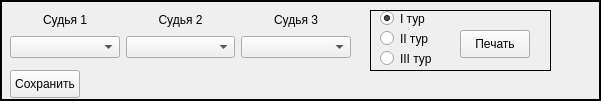
          <widget class="QFrame" name="frame_7">
           <property name="geometry">
            <rect>
             <x>10</x>
             <y>470</y>
             <width>601</width>
             <height>101</height>
            </rect>
           </property>
           <property name="frameShape">
            <enum>QFrame::Box</enum>
           </property>
           <property name="frameShadow">
            <enum>QFrame::Plain</enum>
           </property>
           <property name="lineWidth">
            <number>2</number>
           </property>
           <widget class="QFrame" name="frame">
            <property name="geometry">
             <rect>
              <x>370</x>
              <y>10</y>
              <width>181</width>
              <height>61</height>
             </rect>
            </property>
            <property name="frameShape">
             <enum>QFrame::Box</enum>
            </property>
            <property name="frameShadow">
             <enum>QFrame::Plain</enum>
            </property>
            <property name="lineWidth">
             <number>1</number>
            </property>
            <widget class="QRadioButton" name="gl_rb_1">
             <property name="geometry">
              <rect>
               <x>10</x>
               <y>0</y>
               <width>60</width>
               <height>17</height>
              </rect>
             </property>
             <property name="minimumSize">
              <size>
               <width>60</width>
               <height>17</height>
              </size>
             </property>
             <property name="maximumSize">
              <size>
               <width>60</width>
               <height>17</height>
              </size>
             </property>
             <property name="text">
              <string>I тур</string>
             </property>
             <property name="checked">
              <bool>true</bool>
             </property>
            </widget>
            <widget class="QRadioButton" name="gl_rb_2">
             <property name="geometry">
              <rect>
               <x>10</x>
               <y>20</y>
               <width>60</width>
               <height>17</height>
              </rect>
             </property>
             <property name="minimumSize">
              <size>
               <width>60</width>
               <height>17</height>
              </size>
             </property>
             <property name="maximumSize">
              <size>
               <width>60</width>
               <height>17</height>
              </size>
             </property>
             <property name="text">
              <string>II тур</string>
             </property>
            </widget>
            <widget class="QRadioButton" name="gl_rb_3">
             <property name="geometry">
              <rect>
               <x>10</x>
               <y>40</y>
               <width>60</width>
               <height>17</height>
              </rect>
             </property>
             <property name="minimumSize">
              <size>
               <width>60</width>
               <height>17</height>
              </size>
             </property>
             <property name="maximumSize">
              <size>
               <width>60</width>
               <height>17</height>
              </size>
             </property>
             <property name="text">
              <string>III тур</string>
             </property>
            </widget>
            <widget class="QPushButton" name="print_grades_btn">
             <property name="geometry">
              <rect>
               <x>90</x>
               <y>20</y>
               <width>70</width>
               <height>28</height>
              </rect>
             </property>
             <property name="minimumSize">
              <size>
               <width>70</width>
               <height>28</height>
              </size>
             </property>
             <property name="maximumSize">
              <size>
               <width>70</width>
               <height>28</height>
              </size>
             </property>
             <property name="text">
              <string>Печать</string>
             </property>
            </widget>
           </widget>
           <widget class="QWidget" name="gridLayoutWidget_3">
            <property name="geometry">
             <rect>
              <x>10</x>
              <y>10</y>
              <width>341</width>
              <height>48</height>
             </rect>
            </property>
            <layout class="QGridLayout" name="gridLayout_4">
             <item row="0" column="1">
              <widget class="QLabel" name="label_56">
               <property name="text">
                <string>Судья 2</string>
               </property>
               <property name="alignment">
                <set>Qt::AlignCenter</set>
               </property>
              </widget>
             </item>
             <item row="0" column="2">
              <widget class="QLabel" name="label_57">
               <property name="text">
                <string>Судья 3</string>
               </property>
               <property name="alignment">
                <set>Qt::AlignCenter</set>
               </property>
              </widget>
             </item>
             <item row="0" column="0">
              <widget class="QLabel" name="label_59">
               <property name="text">
                <string>Судья 1</string>
               </property>
               <property name="alignment">
                <set>Qt::AlignCenter</set>
               </property>
              </widget>
             </item>
             <item row="1" column="0">
              <widget class="QComboBox" name="grade_ref_box_1"/>
             </item>
             <item row="1" column="1">
              <widget class="QComboBox" name="grade_ref_box_2"/>
             </item>
             <item row="1" column="2">
              <widget class="QComboBox" name="grade_ref_box_3"/>
             </item>
            </layout>
           </widget>
           <widget class="QPushButton" name="save_grades_btn">
            <property name="geometry">
             <rect>
              <x>10</x>
              <y>70</y>
              <width>70</width>
              <height>28</height>
             </rect>
            </property>
            <property name="minimumSize">
             <size>
              <width>70</width>
              <height>28</height>
             </size>
            </property>
            <property name="maximumSize">
             <size>
              <width>70</width>
              <height>28</height>
             </size>
            </property>
            <property name="text">
             <string>Сохранить</string>
            </property>
           </widget>
          </widget>
